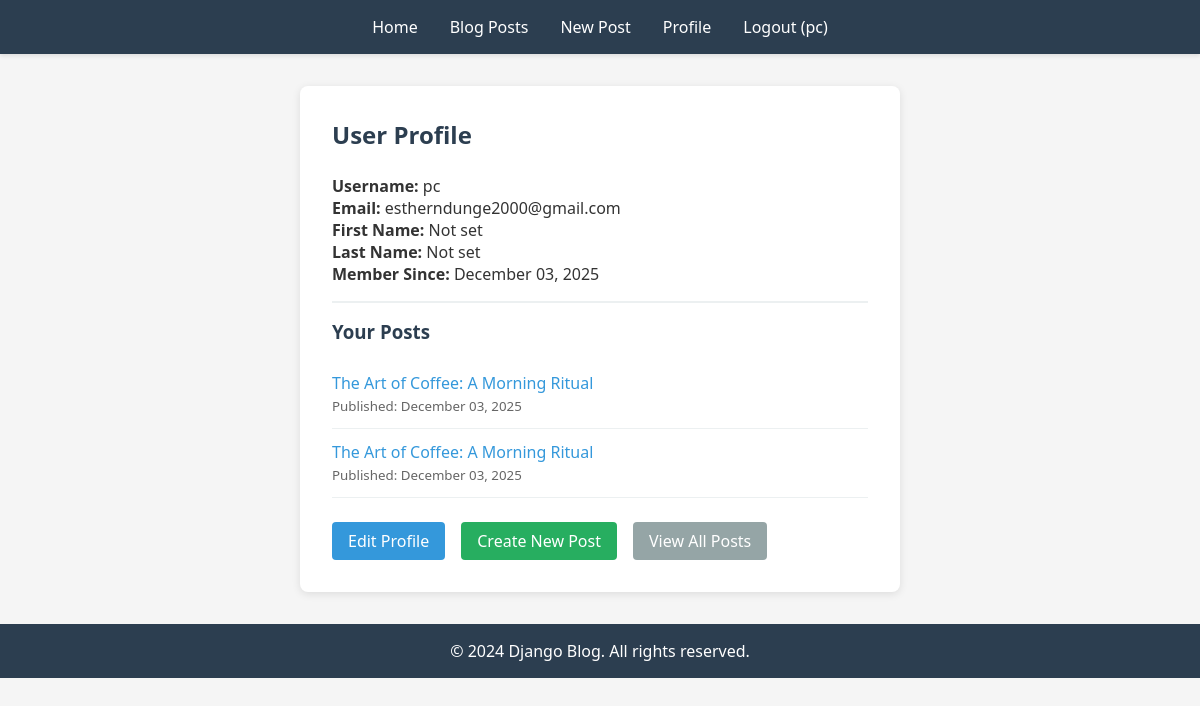
The page /profile/ (signed in) on the database as committed earlier.
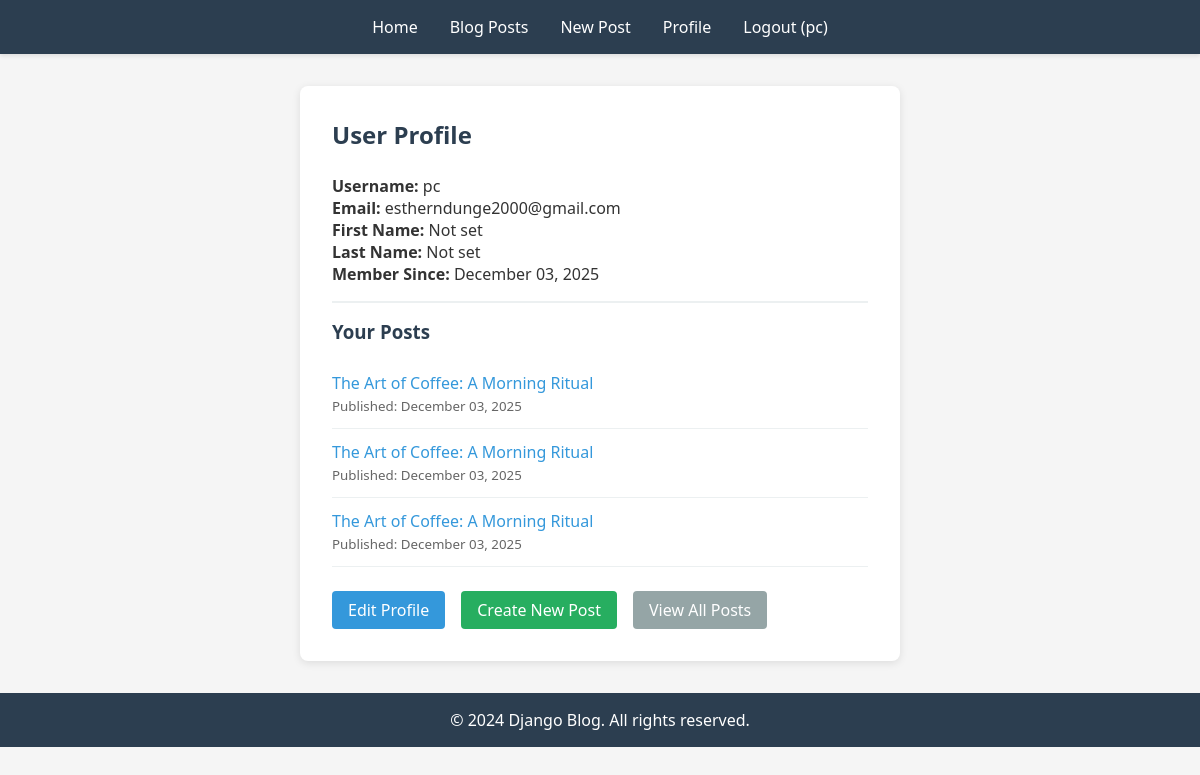
The same page on the database as committed later.
### blog/models.py (models this page shows, shortened)
class Post(models.Model):
    title = models.CharField(max_length=200)
    content = models.TextField()
    published_date = models.DateTimeField(auto_now_add=True)
    author = models.ForeignKey(User, on_delete=models.CASCADE, related_name='posts')
    tags = TaggableManager()

### blog/views.py (the view)
# urls.py: path('profile/', views.profile, name='profile'),
@login_required(login_url='blog:login')
def profile(request):
    return render(request, 'blog/profile.html', {'user': request.user})

### blog/templates/blog/profile.html (shortened to what this page needs)
{% extends 'blog/base.html' %}
{% block content %}
<div style="max-width: 600px; margin: 2rem auto; background: white; padding: 2rem; border-radius: 8px; box-shadow: 0 2px 8px rgba(0,0,0,0.1);">
    <h2 style="margin-bottom: 1.5rem; color: #2c3e50;">User Profile</h2>
    <div style="border-bottom: 2px solid #ecf0f1; padding-bottom: 1rem; margin-bottom: 1rem;">
        <p><strong>Username:</strong> {{ user.username }}</p>
        <p><strong>Email:</strong> {{ user.email }}</p>
        <p><strong>First Name:</strong> {{ user.first_name|default:"Not set" }}</p>
        <p><strong>Last Name:</strong> {{ user.last_name|default:"Not set" }}</p>
        <p><strong>Member Since:</strong> {{ user.date_joined|date:"F d, Y" }}</p>
    </div>
    <div style="margin-bottom: 1.5rem;">
        <h3 style="color: #2c3e50; margin-bottom: 1rem;">Your Posts</h3>
        {% if user.posts.all %}
            <ul style="list-style: none;">
                {% for post in user.posts.all %}
                    <li style="padding: 0.75rem 0; border-bottom: 1px solid #ecf0f1;">
                        <a href="{% url 'blog:post_detail' post.id %}" style="color: #3498db; text-decoration: none; font-weight: 500;">{{ post.title }}</a>
                        <br>
                        <small style="color: #666;">Published: {{ post.published_date|date:"F d, Y" }}</small>
                    </li>
                {% endfor %}
            </ul>
        {% else %}
            <p style="color: #666;">You haven't published any posts yet.</p>
        {% endif %}
    </div>
    <div style="display: flex; gap: 1rem;">
        <a href="{% url 'blog:edit_profile' %}" class="btn">Edit Profile</a>
        <a href="{% url 'blog:create_post' %}" class="btn btn-secondary" style="background-color: #27ae60;"><span style="background-color: #27ae60;">Create New Post</span></a>
        <a href="{% url 'blog:posts' %}" class="btn btn-secondary">View All Posts</a>
    </div>
</div>
{% endblock %}

### blog/templates/blog/base.html (shortened to what this page needs)
{% load static %}
<!DOCTYPE html>
<html lang="en">
<head>
</head>
<body>
    <header>
        <nav>
            <ul>
                <li><a href="{% url 'blog:home' %}">Home</a></li>
                <li><a href="{% url 'blog:listing_post' %}">Blog Posts</a></li>
                {% if user.is_authenticated %}
                    <li><a href="{% url 'blog:creating_post' %}">New Post</a></li>
                    <li><a href="{% url 'blog:profile' %}">Profile</a></li>
                    <li><a href="{% url 'blog:logout' %}">Logout ({{ user.username }})</a></li>
                {% else %}
                    <li><a href="{% url 'blog:login' %}">Login</a></li>
                    <li><a href="{% url 'blog:register' %}">Register</a></li>
                {% endif %}
            </ul>
        </nav>
    </header>
    <div class="content">
        {% block content %}{% endblock %}
    </div>
    <footer>
        <p>&copy; 2024 Django Blog. All rights reserved.</p>
    </footer>
</body>
</html>

### blog/templates/blog/base.html (style rules this page uses)
* { margin: 0; padding: 0; box-sizing: border-box; }
body { font-family: 'Segoe UI', Tahoma, Geneva, Verdana, sans-serif; background-color: #f5f5f5; color: #333; }
header { background-color: #2c3e50; color: white; padding: 1rem 0; box-shadow: 0 2px 4px rgba(0,0,0,0.1); }
nav ul { list-style: none; display: flex; justify-content: center; flex-wrap: wrap; gap: 2rem; }
nav a { color: white; text-decoration: none; font-weight: 500; transition: color 0.3s; }
.content { max-width: 1200px; margin: 2rem auto; padding: 0 1rem; }
footer { background-color: #2c3e50; color: white; text-align: center; padding: 1rem; margin-top: 2rem; }
.btn { display: inline-block; padding: 0.5rem 1rem; background-color: #3498db; color: white; text-decoration: none; border-radius: 4px; border: none; cursor: pointer; transition: background-color 0.3s; }
.btn-secondary { background-color: #95a5a6; }

Rows that differ between the two databases and show on the page:
added Post: title "The Art of Coffee: A Morning Ritual", published_date "December 03, 2025"
